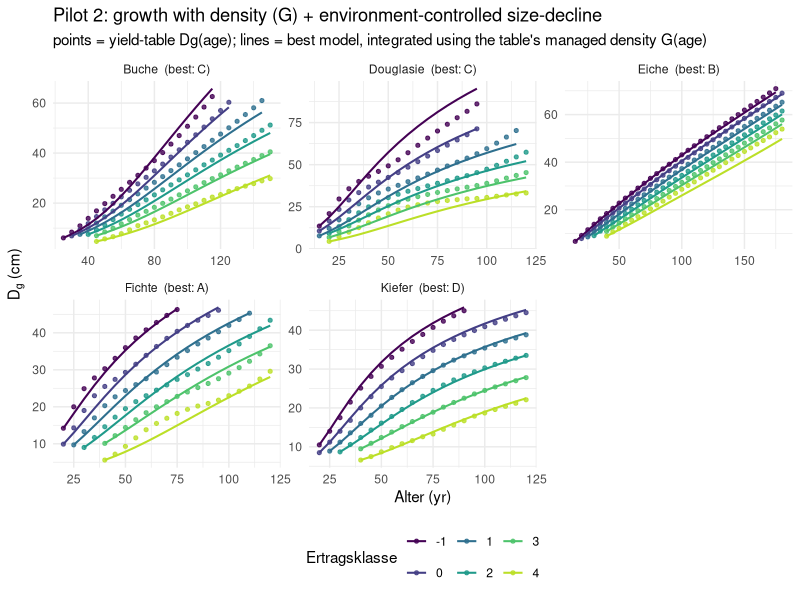

Generate this figure with R: (Note: this script raises an error after producing the figure.)
# =============================================================================
# Pilot 2: does the growth misfit come from ignoring LIGHT/DENSITY (the missing
# self-thinning / graduated thinning), and does an ENVIRONMENT-controlled
# size-decline help?
#
# FINN growth is really  g = shade(light) * exp(pred_env) * exp(-k*dbh).
# Pilot 1 set shade=1 (full light). Here we bring the stand's basal area G back
# in as the competition/light signal (G carries the thinning: it dips when the
# stand is thinned), and let the size-decline k depend on site (Ekl:dbh), with a
# species baseline. Nested models, same species, compared on the reconstructed
# Dg(age):
#   A  log g ~ Ekl + dbh                 (Pilot 1: species k, no density)
#   B  log g ~ Ekl + dbh + G             (+ density/light)
#   C  log g ~ Ekl + dbh + Ekl:dbh       (env-controlled size-decline)
#   D  log g ~ Ekl + dbh + G + Ekl:dbh   (both)
# Reconstruction integrates the fitted law yr-by-yr, taking G(age) from the table
# (linearly interpolated) -- i.e. giving the growth the real managed density.
# =============================================================================

suppressPackageStartupMessages(library(ggplot2))

gy <- read.csv("inst/extdata/nwfva_gy_tables.csv", stringsAsFactors = FALSE)
gy <- gy[order(gy$Art, gy$Ekl, gy$Alter), ]
gy$g_obs <- gy$dDg_dt / gy$Dg
fitdat <- gy[is.finite(gy$g_obs) & gy$g_obs > 0, ]
species <- unique(gy$Art)

forms <- list(
  A = log(g_obs) ~ Ekl + Dg,
  B = log(g_obs) ~ Ekl + Dg + G,
  C = log(g_obs) ~ Ekl + Dg + Ekl:Dg,
  D = log(g_obs) ~ Ekl + Dg + G + Ekl:Dg
)

ss <- function(o, p) 1 - sum((o - p)^2) / sum((o - mean(o))^2)

# reconstruct Dg(age) for one class under a fitted lm `m`, using table G(age)
recon_traj <- function(m, sub) {
  age <- sub$Alter; Gv <- sub$G; ekl <- sub$Ekl[1]
  dbh <- numeric(length(age)); dbh[1] <- sub$Dg[1]; cur <- sub$Dg[1]
  for (i in 2:length(age)) {
    for (yr in seq_len(age[i] - age[i - 1])) {
      frac <- (age[i - 1] + yr - age[i - 1]) / (age[i] - age[i - 1])
      Gnow <- Gv[i - 1] + frac * (Gv[i] - Gv[i - 1])         # interpolate G within step
      nd <- data.frame(Ekl = ekl, Dg = cur, G = Gnow)
      cur <- cur * (1 + exp(predict(m, nd)))
    }
    dbh[i] <- cur
  }
  data.frame(Art = sub$Art[1], Ekl = ekl, Alter = age, Dg_obs = sub$Dg, Dg_fit = dbh)
}

r2tab <- list(); best_recon <- list()
for (s in species) {
  d  <- fitdat[fitdat$Art == s, ]
  ds <- gy[gy$Art == s & is.finite(gy$Dg), ]
  r2_traj <- numeric(length(forms)); names(r2_traj) <- names(forms)
  rec_by_model <- list()
  for (nm in names(forms)) {
    m <- lm(forms[[nm]], data = d)
    rc <- do.call(rbind, lapply(split(ds, ds$Ekl), function(sub)
      if (nrow(sub) >= 3) recon_traj(m, sub) else NULL))
    rec_by_model[[nm]] <- rc
    r2_traj[nm] <- ss(rc$Dg_obs, rc$Dg_fit)
  }
  r2tab[[s]] <- data.frame(Art = s, t(round(r2_traj, 3)))
  best <- names(which.max(r2_traj))
  bl <- rec_by_model[[best]]; bl$model <- best
  best_recon[[s]] <- bl
}

r2tab <- do.call(rbind, r2tab); rownames(r2tab) <- NULL
cat("=== R2 of reconstructed Dg(age), by model ===\n"); print(r2tab)
cat("\n(A = Pilot 1; B +density G; C env-controlled k; D both)\n")

best_recon <- do.call(rbind, best_recon)
best_recon$Ekl <- factor(best_recon$Ekl)
lab <- unique(best_recon[, c("Art", "model")])
lab_txt <- setNames(sprintf("%s  (best: %s)", lab$Art, lab$model), lab$Art)

p <- ggplot(best_recon, aes(Alter, colour = Ekl)) +
  geom_point(aes(y = Dg_obs), size = 1.1, alpha = 0.8) +
  geom_line(aes(y = Dg_fit), linewidth = 0.7) +
  facet_wrap(~Art, scales = "free", labeller = as_labeller(lab_txt)) +
  scale_colour_viridis_d(option = "D", end = 0.9, name = "Ertragsklasse") +
  labs(title = "Pilot 2: growth with density (G) + environment-controlled size-decline",
       subtitle = "points = yield-table Dg(age); lines = best model, integrated using the table's managed density G(age)",
       x = "Alter (yr)", y = expression(D[g]~"(cm)")) +
  theme_minimal(base_size = 11) + theme(legend.position = "bottom")

ggsave("dev/pilots/growth_fit_density.png", p, width = 9, height = 6, dpi = 130)
write.csv(r2tab, "dev/pilots/growth_fit_density_r2.csv", row.names = FALSE)
cat("\nwrote dev/pilots/growth_fit_density.png\n")
